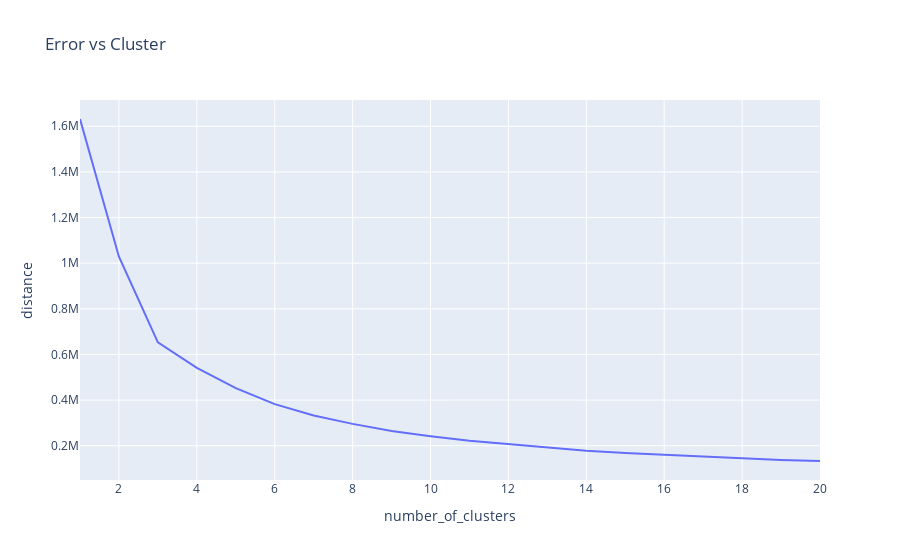

Notebook code for this chart:
### Markdown cell above
##### Iterate through number of clusters to fine error value and plot

### Code cell
dist_df = []
for num_clusters in range (1,21):
    km = KMeans(n_clusters=num_clusters)
    km.fit(user_level_txns_agg_reduced)
    dist_df.append([num_clusters, km.inertia_])
dist_df = pd.DataFrame(dist_df, columns=["number_of_clusters", "distance"])
fig = px.line(dist_df, x="number_of_clusters", y="distance", title='Error vs Cluster')
fig.show()

### Figure 1 — Plotly figure (JSON) as saved in the notebook; plotly's stock layout.template omitted (floating-point values rounded to 4 significant figures)
{"data": [{"hovertemplate": "number_of_clusters=%{x}<br>distance=%{y}<extra></extra>", "legendgroup": "", "line": {"color": "#636efa", "dash": "solid"}, "marker": {"symbol": "circle"}, "mode": "lines", "name": "", "orientation": "v", "showlegend": false, "type": "scatter", "x": [1, 2, 3, 4, 5, 6, 7, 8, 9, 10, 11, 12, 13, 14, 15, 16, 17, 18, 19, 20], "xaxis": "x", "y": [1632000.0, 1028000.0, 653000.0, 541000.0, 452500.0, 382200.0, 332000.0, 295600.0, 264500.0, 241100.0, 221300.0, 206000.0, 191000.0, 177600.0, 168100.0, 160100.0, 152200.0, 146600.0, 137700.0, 132900.0], "yaxis": "y"}], "layout": {"legend": {"tracegroupgap": 0}, "title": {"text": "Error vs Cluster"}, "xaxis": {"anchor": "y", "domain": [0, 1], "title": {"text": "number_of_clusters"}}, "yaxis": {"anchor": "x", "domain": [0, 1], "title": {"text": "distance"}}}}
